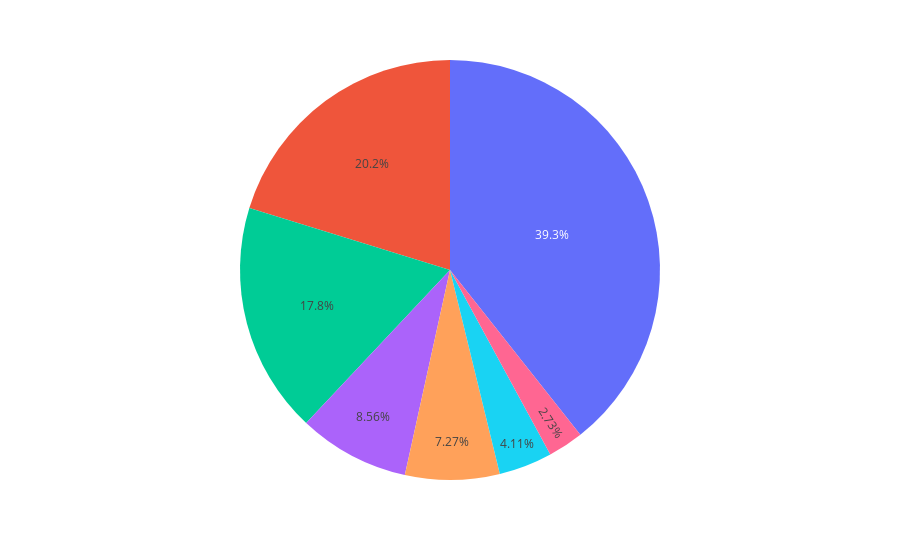

The notebook cell this image was saved under:
### Code cell
fig = px.pie(values= df.Age.value_counts(), data_frame=df)
fig

### Figure 1 — Plotly figure (JSON) as saved in the notebook; plotly's stock layout.template omitted (floating-point values rounded to 4 significant figures)
{"data": [{"domain": {"x": [0, 1], "y": [0, 1]}, "hovertemplate": "value=%{value}<extra></extra>", "legendgroup": "", "name": "", "showlegend": false, "type": "pie", "values": [250393, 128804, 112991, 54469, 46239, 26170, 17369]}], "layout": {"legend": {"tracegroupgap": 0}, "margin": {"t": 60}}}
